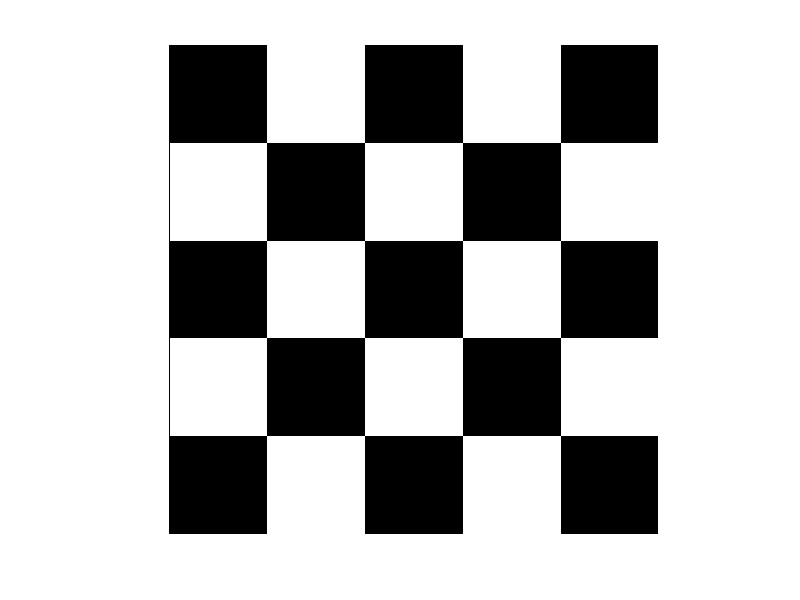

MATLAB code to generate this figure:
close all
clear all
clc
row = input('Number of Row: ');
colum = input('Number Of Column:');
for i=1:row
        for j=1:colum
            if mod((i+j),2)==0
                image(i,j)=0;
            else  
                 image(i,j)=1;
            end
        end
end
imshow(image);